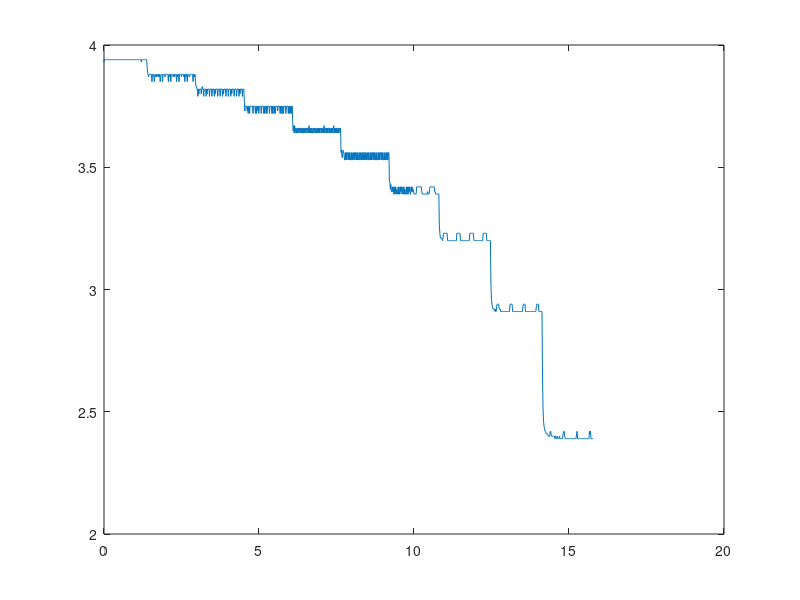
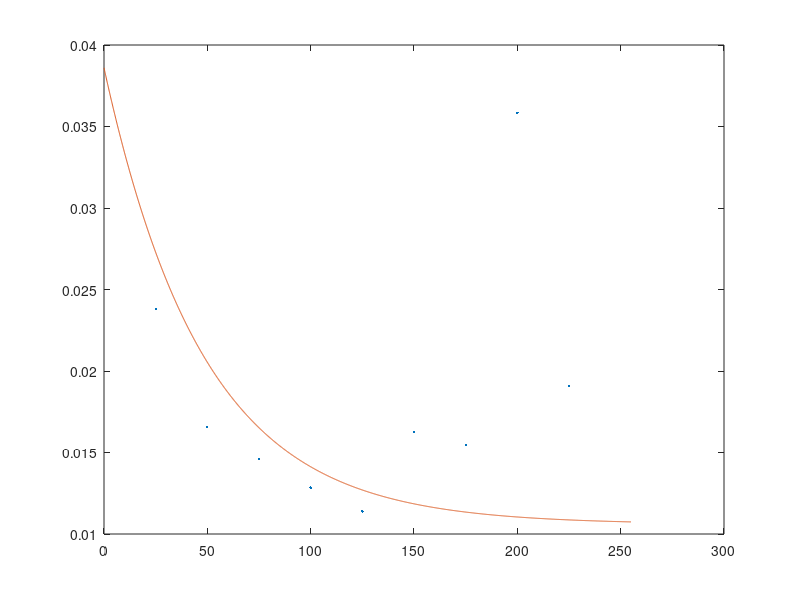

MATLAB code for these plots, in order:
s = [3.94
220
3.94
812
3.94
1404
3.93
2044
3.94
2692
3.94
3324
3.94
5684
3.94
18164
3.94
31684
3.94
45204
3.94
58724
3.94
72244
3.94
85764
3.94
99284
3.94
112804
3.94
127364
3.94
141924
3.94
156484
3.94
171044
3.94
185604
3.94
200164
3.94
214724
3.94
229284
3.94
243844
3.94
258404
3.94
272964
3.94
287524
3.94
302084
3.94
316644
3.94
331204
3.94
345764
3.94
360324
3.94
374884
3.94
389444
3.94
404004
3.94
418564
3.94
433124
3.94
447684
3.94
462244
3.94
476804
3.94
491364
3.94
505924
3.94
520484
3.94
535044
3.94
549604
3.94
564164
3.94
578724
3.94
593284
3.94
607844
3.94
622404
3.94
636964
3.94
651524
3.94
666084
3.94
680644
3.94
695204
3.94
709764
3.94
724324
3.94
738884
3.94
753444
3.94
768004
3.94
782564
3.94
797124
3.94
811684
3.94
826244
3.94
840804
3.94
855364
3.94
869924
3.94
884484
3.94
899044
3.94
913604
3.94
928164
3.94
942724
3.94
957284
3.94
971844
3.94
986404
3.94
1000964
3.94
1016564
3.94
1032164
3.94
1047764
3.94
1063364
3.94
1078964
3.94
1094564
3.94
1110164
3.94
1125764
3.94
1141364
3.94
1156964
3.94
1172564
3.94
1188164
3.93
1203764
3.94
1219364
3.94
1234964
3.94
1250564
3.94
1266164
3.94
1281764
3.94
1297364
3.94
1312964
3.94
1328564
3.94
1344164
3.94
1359764
3.94
1375364
3.91
1390964
3.89
1406564
3.88
1422164
3.87
1437764
3.88
1453364
3.88
1468964
3.88
1484564
3.88
1500164
3.88
1515764
3.88
1531364
3.85
1546964
3.88
1562564
3.88
1578164
3.88
1593764
3.87
1609364
3.85
1624964
3.88
1640564
3.88
1656164
3.87
1671764
3.88
1687364
3.87
1702964
3.88
1718564
3.88
1734172
3.87
1749764
3.88
1765364
3.87
1780964
3.88
1796564
3.85
1812164
3.87
1827764
3.88
1843364
3.88
1858964
3.88
1874564
3.85
1890164
3.88
1905764
3.88
1921364
3.88
1936964
3.88
1952564
3.87
1968164
3.88
1983764
3.88
1999364
3.88
2014964
3.88
2030564
3.88
2046164
3.88
2061764
3.85
2077364
3.88
2092964
3.88
2108564
3.87
2124164
3.88
2139764
3.85
2155364
3.88
2170964
3.88
2186564
3.88
2202164
3.88
2217764
3.87
2233364
3.88
2248964
3.88
2264564
3.87
2280164
3.88
2295764
3.88
2311364
3.88
2326964
3.85
2342564
3.88
2358164
3.87
2373764
3.88
2389364
3.88
2404964
3.85
2420564
3.88
2436164
3.88
2451764
3.88
2467364
3.88
2482964
3.87
2498564
3.88
2514164
3.88
2529764
3.88
2545364
3.88
2560964
3.87
2576564
3.88
2592164
3.85
2607764
3.88
2623364
3.88
2638964
3.87
2654564
3.88
2670164
3.85
2685764
3.88
2701364
3.88
2716964
3.88
2732572
3.87
2748164
3.87
2763764
3.88
2779364
3.88
2794964
3.88
2810564
3.88
2826164
3.88
2841764
3.88
2857364
3.85
2872964
3.88
2888564
3.88
2904164
3.87
2919764
3.88
2935364
3.85
2950964
3.83
2966564
3.83
2982164
3.82
2997764
3.82
3013364
3.79
3028964
3.82
3044564
3.80
3060164
3.82
3075764
3.82
3091364
3.82
3106964
3.82
3122564
3.80
3138164
3.82
3153764
3.83
3169364
3.82
3184964
3.82
3200564
3.79
3216164
3.82
3231764
3.82
3247364
3.82
3262964
3.82
3278564
3.79
3294164
3.82
3309764
3.80
3325364
3.82
3340964
3.82
3356564
3.82
3372164
3.82
3387764
3.79
3403364
3.82
3418964
3.82
3434564
3.82
3450164
3.82
3465764
3.79
3481364
3.82
3496964
3.82
3512564
3.82
3528164
3.82
3543764
3.79
3559364
3.82
3574964
3.80
3590564
3.82
3606164
3.82
3621764
3.82
3637364
3.82
3652964
3.79
3668564
3.82
3684164
3.82
3699764
3.82
3715364
3.82
3730972
3.79
3746564
3.82
3762164
3.82
3777764
3.82
3793364
3.82
3808964
3.79
3824564
3.82
3840164
3.80
3855764
3.82
3871364
3.82
3886964
3.82
3902564
3.82
3918164
3.79
3933764
3.82
3949364
3.82
3964964
3.82
3980564
3.82
3996164
3.79
4011764
3.82
4027364
3.82
4042964
3.82
4058564
3.82
4074164
3.79
4089764
3.82
4105364
3.80
4120964
3.82
4136564
3.82
4152164
3.82
4167764
3.82
4183364
3.79
4198964
3.82
4214564
3.82
4230164
3.82
4245764
3.82
4261364
3.79
4276964
3.82
4292564
3.82
4308164
3.82
4323764
3.82
4339364
3.79
4354964
3.82
4370564
3.80
4386164
3.82
4401764
3.82
4417364
3.82
4432964
3.82
4448564
3.79
4464164
3.82
4479764
3.82
4495364
3.82
4510964
3.77
4526564
3.73
4542164
3.75
4557764
3.75
4573364
3.75
4588964
3.75
4604564
3.73
4620164
3.75
4635764
3.72
4651364
3.75
4666964
3.75
4682564
3.72
4698164
3.75
4713764
3.75
4729372
3.75
4744964
3.75
4760564
3.75
4776164
3.75
4791764
3.72
4807364
3.75
4822964
3.75
4838564
3.75
4854164
3.75
4869764
3.72
4885364
3.75
4900964
3.72
4916564
3.75
4932164
3.75
4947764
3.73
4963364
3.75
4978964
3.72
4994564
3.75
5010164
3.75
5025764
3.75
5041364
3.75
5056964
3.72
5072564
3.75
5088164
3.75
5103764
3.75
5119364
3.75
5134964
3.72
5150564
3.75
5166164
3.72
5181764
3.75
5197364
3.75
5212964
3.72
5228564
3.75
5244164
3.72
5259764
3.75
5275364
3.75
5290964
3.75
5306564
3.75
5322164
3.72
5337764
3.75
5353364
3.75
5368964
3.75
5384564
3.75
5400164
3.72
5415764
3.75
5431364
3.72
5446964
3.75
5462564
3.75
5478164
3.72
5493764
3.75
5509364
3.72
5524964
3.75
5540564
3.75
5556164
3.75
5571764
3.75
5587364
3.73
5602964
3.75
5618564
3.75
5634164
3.75
5649764
3.75
5665364
3.72
5680964
3.75
5696564
3.72
5712164
3.75
5727772
3.75
5743364
3.72
5758964
3.75
5774564
3.72
5790164
3.75
5805764
3.75
5821364
3.75
5836964
3.75
5852564
3.72
5868164
3.75
5883764
3.75
5899364
3.75
5914964
3.75
5930564
3.72
5946164
3.75
5961764
3.72
5977364
3.75
5992964
3.75
6008564
3.72
6024164
3.75
6039764
3.72
6055364
3.75
6070964
3.69
6086564
3.65
6102164
3.67
6117764
3.64
6133364
3.67
6148964
3.64
6164564
3.66
6180164
3.66
6195764
3.64
6211364
3.66
6226964
3.64
6242564
3.66
6258164
3.66
6273764
3.64
6289364
3.66
6304964
3.64
6320564
3.66
6336164
3.66
6351764
3.64
6367364
3.66
6382964
3.64
6398564
3.66
6414164
3.64
6429764
3.66
6445364
3.66
6460964
3.64
6476564
3.66
6492164
3.64
6507764
3.66
6523364
3.66
6538964
3.64
6554564
3.66
6570164
3.64
6585764
3.66
6601364
3.67
6616964
3.64
6632564
3.66
6648164
3.64
6663764
3.66
6679364
3.64
6694964
3.66
6710564
3.64
6726172
3.64
6741764
3.66
6757364
3.64
6772964
3.66
6788564
3.66
6804164
3.64
6819764
3.66
6835364
3.64
6850964
3.66
6866564
3.66
6882164
3.64
6897764
3.66
6913364
3.64
6928964
3.66
6944564
3.64
6960164
3.66
6975764
3.66
6991364
3.64
7006964
3.66
7022564
3.64
7038164
3.66
7053764
3.66
7069364
3.64
7084964
3.67
7100564
3.64
7116164
3.66
7131764
3.66
7147364
3.64
7162964
3.66
7178564
3.64
7194164
3.66
7209764
3.64
7225364
3.66
7240964
3.66
7256564
3.64
7272164
3.66
7287764
3.64
7303364
3.66
7318964
3.66
7334564
3.64
7350164
3.66
7365764
3.64
7381364
3.66
7396964
3.67
7412564
3.64
7428164
3.66
7443764
3.64
7459364
3.66
7474964
3.64
7490564
3.66
7506164
3.66
7521764
3.64
7537364
3.66
7552964
3.64
7568564
3.66
7584164
3.66
7599764
3.64
7615364
3.66
7630964
3.56
7646564
3.57
7662164
3.54
7677764
3.54
7693364
3.57
7708964
3.56
7724572
3.56
7740164
3.53
7755764
3.53
7771364
3.56
7786964
3.53
7802564
3.56
7818164
3.53
7833764
3.56
7849364
3.56
7864964
3.53
7880564
3.56
7896164
3.53
7911764
3.56
7927364
3.53
7942964
3.53
7958564
3.56
7974164
3.53
7989764
3.56
8005364
3.53
8020964
3.53
8036564
3.56
8052164
3.53
8067764
3.56
8083364
3.53
8098964
3.56
8114564
3.56
8130164
3.53
8145764
3.56
8161364
3.53
8176964
3.56
8192564
3.53
8208164
3.53
8223764
3.56
8239364
3.53
8254964
3.56
8270564
3.53
8286164
3.53
8301764
3.56
8317364
3.53
8332964
3.56
8348564
3.53
8364164
3.56
8379764
3.56
8395364
3.53
8410964
3.56
8426564
3.53
8442164
3.56
8457764
3.53
8473364
3.53
8488964
3.56
8504564
3.53
8520164
3.56
8535764
3.53
8551364
3.53
8566964
3.56
8582564
3.53
8598164
3.56
8613764
3.53
8629364
3.56
8644964
3.56
8660564
3.53
8676164
3.56
8691764
3.53
8707364
3.56
8722972
3.53
8738564
3.53
8754164
3.56
8769764
3.53
8785364
3.56
8800964
3.53
8816564
3.53
8832164
3.56
8847764
3.53
8863364
3.56
8878964
3.53
8894564
3.56
8910164
3.56
8925764
3.53
8941364
3.56
8956964
3.53
8972564
3.56
8988164
3.53
9003764
3.53
9019364
3.56
9034964
3.53
9050564
3.56
9066164
3.53
9081764
3.53
9097364
3.56
9112964
3.53
9128564
3.56
9144164
3.53
9159764
3.56
9175364
3.56
9190964
3.44
9206564
3.44
9222164
3.41
9237764
3.43
9253364
3.40
9268964
3.40
9284564
3.42
9300164
3.40
9315764
3.42
9331364
3.39
9346964
3.39
9362564
3.42
9378164
3.39
9393764
3.42
9409364
3.39
9424964
3.41
9440564
3.40
9456164
3.39
9471764
3.42
9487364
3.39
9502964
3.42
9518564
3.39
9534164
3.39
9549764
3.42
9565364
3.40
9580964
3.42
9596564
3.39
9612164
3.40
9627764
3.42
9643364
3.39
9658964
3.42
9674564
3.39
9690164
3.41
9705764
3.39
9721372
3.39
9736964
3.42
9752564
3.39
9768164
3.42
9783764
3.39
9799364
3.39
9814964
3.42
9830564
3.40
9846164
3.42
9861764
3.39
9877364
3.39
9892964
3.42
9908564
3.40
9924164
3.42
9939764
3.40
9955364
3.41
9970964
3.40
9986564
3.39
10002164
3.39
10018804
3.39
10035444
3.39
10052084
3.39
10068724
3.42
10085364
3.42
10102004
3.42
10118644
3.42
10135284
3.42
10151924
3.42
10168564
3.42
10185204
3.42
10201844
3.42
10218484
3.42
10235124
3.40
10251764
3.39
10268404
3.39
10285044
3.39
10301684
3.39
10318324
3.39
10334964
3.39
10351604
3.39
10368244
3.39
10384884
3.39
10401524
3.39
10418164
3.40
10434804
3.39
10451444
3.39
10468084
3.39
10484724
3.41
10501364
3.42
10518004
3.42
10534644
3.42
10551284
3.42
10567924
3.42
10584564
3.42
10601204
3.42
10617844
3.42
10634484
3.42
10651124
3.40
10667764
3.40
10684404
3.39
10701044
3.39
10717684
3.39
10734324
3.39
10750964
3.39
10767604
3.39
10784244
3.39
10800884
3.26
10817524
3.23
10834164
3.21
10850804
3.21
10867444
3.21
10884084
3.21
10900724
3.20
10917364
3.21
10934004
3.23
10950644
3.23
10967284
3.23
10983924
3.23
11000564
3.23
11017204
3.23
11033844
3.23
11050484
3.23
11067124
3.20
11083764
3.20
11100404
3.20
11117044
3.20
11133684
3.20
11150324
3.20
11166964
3.20
11183604
3.20
11200244
3.20
11216884
3.20
11233524
3.20
11250164
3.20
11266804
3.20
11283444
3.20
11300084
3.20
11316724
3.20
11333364
3.20
11350004
3.20
11366644
3.23
11383284
3.23
11399924
3.23
11416564
3.23
11433204
3.23
11449844
3.23
11466484
3.23
11483124
3.20
11499764
3.20
11516404
3.20
11533044
3.20
11549684
3.20
11566324
3.20
11582964
3.20
11599604
3.20
11616244
3.20
11632884
3.20
11649524
3.20
11666164
3.20
11682804
3.20
11699444
3.20
11716084
3.20
11732724
3.20
11749364
3.20
11766004
3.20
11782644
3.23
11799284
3.23
11815924
3.23
11832564
3.23
11849204
3.23
11865844
3.23
11882484
3.23
11899124
3.23
11915764
3.20
11932404
3.20
11949044
3.20
11965684
3.20
11982324
3.20
11998964
3.20
12015604
3.20
12032244
3.20
12048884
3.20
12065524
3.20
12082164
3.20
12098804
3.20
12115444
3.20
12132084
3.20
12148724
3.20
12165364
3.20
12182004
3.20
12198644
3.20
12215284
3.23
12231924
3.23
12248564
3.23
12265204
3.23
12281844
3.23
12298484
3.23
12315124
3.23
12331764
3.20
12348404
3.20
12365044
3.20
12381684
3.20
12398324
3.20
12414964
3.20
12431604
3.20
12448244
3.20
12464884
3.02
12481524
2.96
12498164
2.94
12514804
2.93
12531444
2.92
12548084
2.92
12564724
2.92
12581364
2.92
12598004
2.91
12614644
2.92
12631284
2.91
12647924
2.93
12664564
2.94
12681204
2.94
12697844
2.94
12714484
2.94
12731124
2.92
12747764
2.92
12764404
2.92
12781044
2.91
12797684
2.91
12814324
2.91
12830964
2.91
12847604
2.91
12864244
2.91
12880884
2.91
12897524
2.91
12914164
2.91
12930804
2.91
12947444
2.91
12964084
2.91
12980724
2.91
12997364
2.91
13014004
2.91
13030644
2.91
13047284
2.91
13063924
2.91
13080564
2.94
13097204
2.94
13113844
2.94
13130484
2.94
13147124
2.94
13163764
2.91
13180404
2.91
13197044
2.91
13213684
2.91
13230324
2.91
13246964
2.91
13263604
2.91
13280244
2.91
13296884
2.91
13313524
2.91
13330164
2.91
13346804
2.91
13363444
2.91
13380084
2.91
13396724
2.91
13413364
2.91
13430004
2.91
13446644
2.91
13463284
2.91
13479924
2.91
13496564
2.93
13513204
2.94
13529844
2.94
13546484
2.94
13563124
2.94
13579764
2.91
13596404
2.91
13613044
2.91
13629684
2.91
13646324
2.91
13662964
2.91
13679604
2.91
13696244
2.91
13712884
2.91
13729524
2.91
13746164
2.91
13762804
2.91
13779444
2.91
13796084
2.91
13812724
2.91
13829364
2.91
13846004
2.91
13862644
2.91
13879284
2.91
13895924
2.91
13912564
2.91
13929204
2.93
13945844
2.94
13962484
2.94
13979124
2.94
13995764
2.94
14012404
2.91
14029044
2.91
14045684
2.91
14062324
2.91
14078964
2.91
14095604
2.91
14112244
2.91
14128884
2.64
14145524
2.51
14162164
2.46
14178804
2.44
14195444
2.43
14212084
2.42
14228724
2.42
14245364
2.41
14262004
2.41
14278644
2.41
14295284
2.41
14311924
2.40
14328564
2.40
14345204
2.40
14361844
2.40
14378484
2.42
14395124
2.42
14411764
2.40
14428404
2.40
14445044
2.40
14461684
2.40
14478324
2.40
14494964
2.40
14511604
2.40
14528244
2.39
14544884
2.40
14561524
2.40
14578164
2.39
14594804
2.39
14611444
2.40
14628084
2.39
14644724
2.39
14661364
2.39
14678004
2.40
14694644
2.39
14711284
2.39
14727924
2.39
14744564
2.39
14761204
2.39
14777844
2.39
14794484
2.41
14811124
2.42
14827764
2.42
14844404
2.40
14861044
2.39
14877684
2.39
14894324
2.39
14910964
2.39
14927604
2.39
14944244
2.39
14960884
2.39
14977524
2.39
14994164
2.39
15010804
2.39
15027444
2.39
15044084
2.39
15060724
2.39
15077364
2.39
15094004
2.39
15110644
2.39
15127284
2.39
15143924
2.39
15160564
2.39
15177204
2.39
15193844
2.39
15210484
2.39
15227124
2.41
15243764
2.42
15260404
2.39
15277044
2.39
15293684
2.39
15310324
2.39
15326964
2.39
15343604
2.39
15360244
2.39
15376884
2.39
15393524
2.39
15410164
2.39
15426804
2.39
15443444
2.39
15460084
2.39
15476724
2.39
15493364
2.39
15510004
2.39
15526644
2.39
15543284
2.39
15559924
2.39
15576564
2.39
15593204
2.39
15609844
2.39
15626484
2.39
15643124
2.42
15659764
2.41
15676404
2.42
15693044
2.39
15709684
2.39
15726324
2.39
15742964
2.39
15759604
2.39
15776244
];

v = s(1:2:end,:);  % odd matrix

t = s(2:2:end,:);  % even matrix
t = t * 10^(-6);

figure(1);
plot(t,v);


aux = 150 ;
stab = zeros(1, 9);
for i=1:1:9
    stab(i) = mean (v(aux:aux+50)); 
    aux = aux + 100;
end


aux = 101;
y_tau =  zeros(1, 9);
for i=1:1:9
    y_tau(i) = stab(i) + ( v(aux)-stab(i) )*0.37;
    aux = aux + 100;
end

aux = 101;
tau = zeros(1, 9);
for i=1:1:9
    v_aux = v(aux:aux+99);
    t_aux = t(aux:aux+99);
    pt1 = find( v_aux(1:5) >= y_tau(i));
    pt1 = pt1(end);
    m = (v_aux(pt1)-v_aux(pt1+1))/(t_aux(pt1)-t_aux(pt1+1));
    b = v_aux(pt1) - m*(t_aux(pt1));
    tau(i) = (y_tau(i) - b)/m - t_aux(1);
    aux = aux + 100;
end


disp(tau);

pwm = [225 200 175 150 125 100 75 50 25];
figure(2);
plot(pwm, tau,'.');

%f2 = fit (pwm', tau',fittype('power(10,-a*x)'), 'StartPoint',[])
%f2 = fit(pwm', tau',fittype('power(10,(-c*tau))','independent','tau','dependent','height') ,'Exclude', tau < 255 );
pmw_aux = (0:0.1:255);
f2 = 0.0106+0.028*power(10,-0.009*pmw_aux);
hold on;
plot(pmw_aux,f2);
